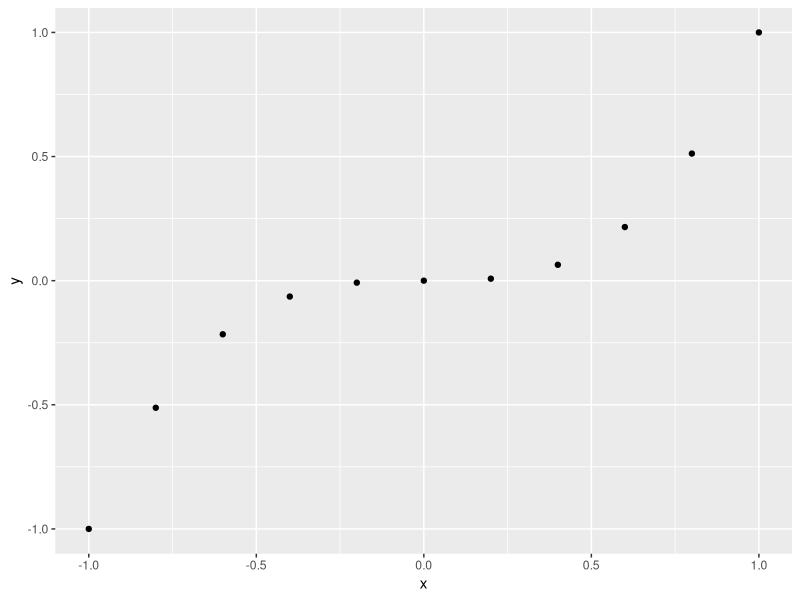
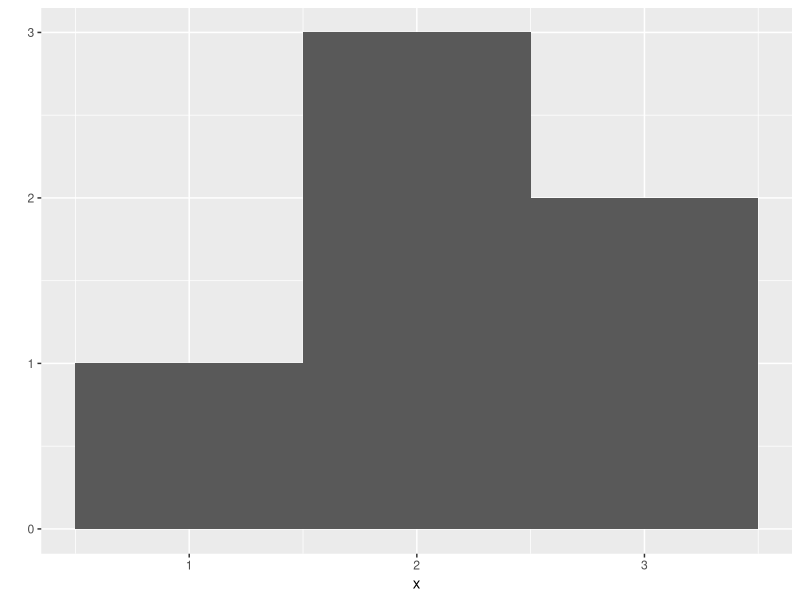
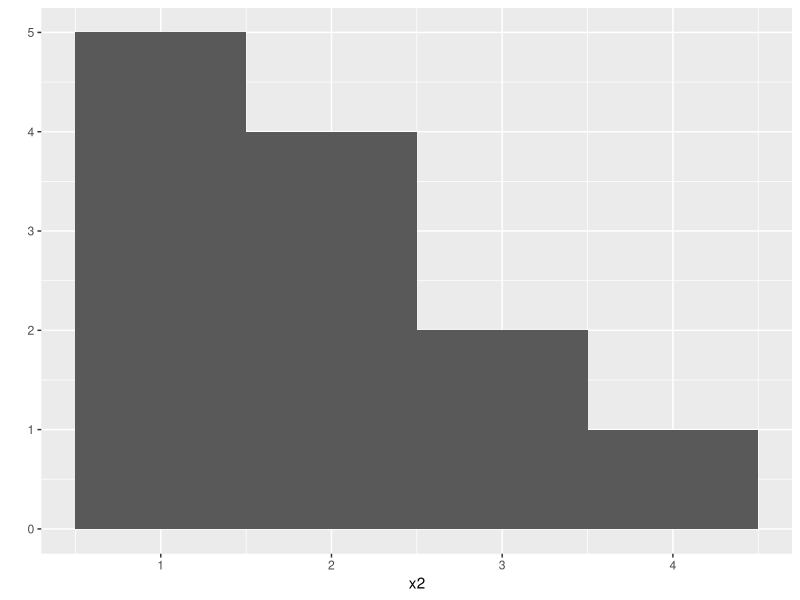
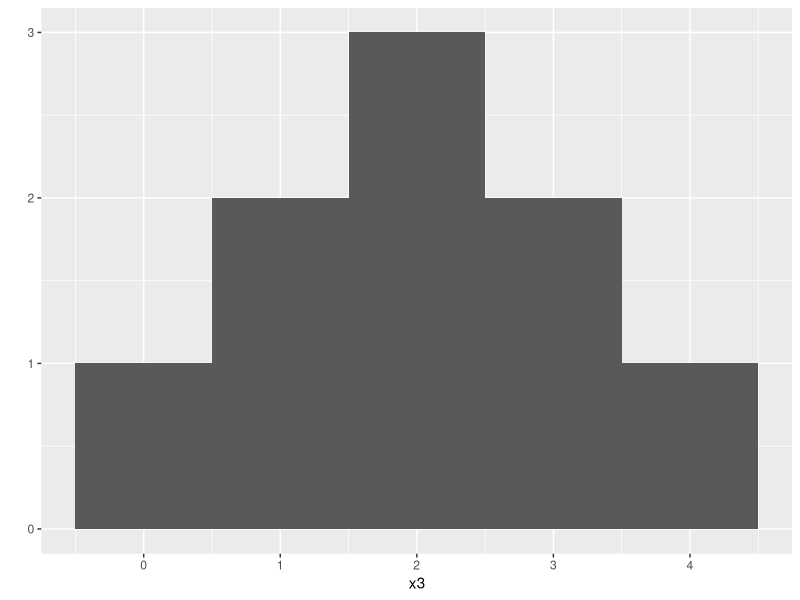
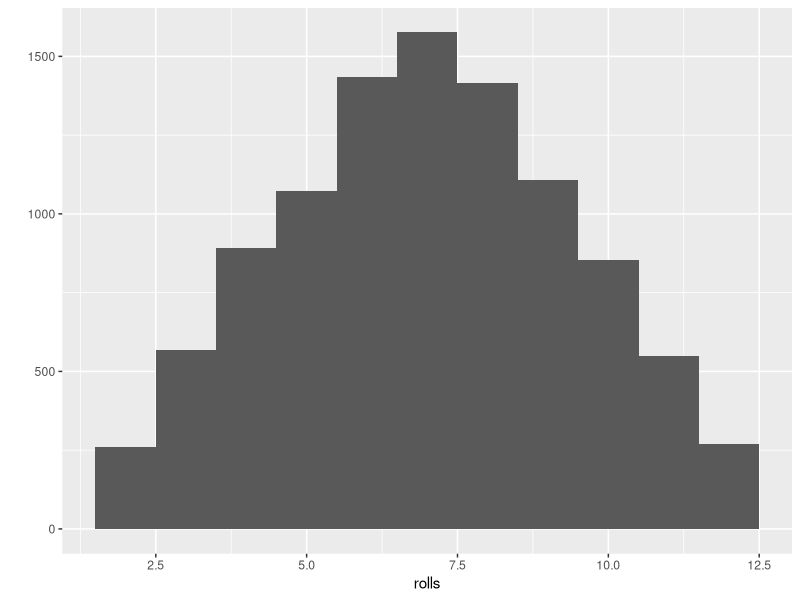
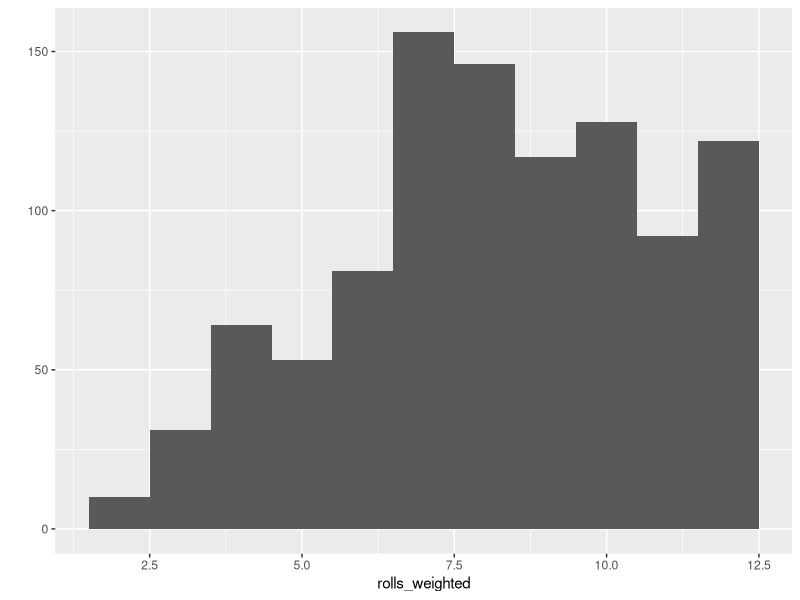

Write the R code that produced these figures, in order.
## ---- chunk 1
knitr::opts_chunk$set(echo = TRUE)
library(ggplot2)
## ---- chunk 2
num <- 6
num <- num + 2
num <- num * 3
num <- num - 6
num <- num / 3

number_circulator <- function(number) {
  ((((number + 2) * 3) - 6) / 3)
}
new_num <- 0

new_num <- number_circulator(num)

## ---- chunk 3
die <- 1:6

## ---- chunk 4
roll_pair <- function() {
  dice <- sample(x = die, size = 2, replace = TRUE)
  sum(dice)
}

roll_pair()


## ---- chunk 5
roll2_pair <- function(bones = 1:6) {
  dice <- sample(bones, size = 2, replace = TRUE)
  sum(dice)
}
roll2_pair()

## ---- chunk 6
x <- c(-1, -.8, -.6, -.4, -.2, 0, .2, .4, .6, .8, 1)
y <- x^3
qplot(x, y)

## ---- chunk 7
x <- c(1, 2, 2, 2, 3, 3)
qplot(x, binwidth = 1)

x2 <- c(1, 1, 1, 1, 1, 2, 2, 2, 2, 3, 3, 4)
qplot(x2, binwidth = 1)

x3 <- c(0, 1, 1, 2, 2, 2, 3, 3, 4)
qplot(x3, binwidth = 1)
## ---- chunk 8
replicate(10, roll_pair())
replicate(1000, roll_pair())
rolls <- replicate(10000, roll_pair())
qplot(rolls, binwidth = 1)

## ---- chunk 9
?sample
weight <- c(1/8, 1/8, 1/8, 1/8, 1/8, 3/8)

roll_weighted_pair <- function() {
  die <- 1:6
  dice <- sample(die, size = 2, replace = TRUE, prob = weight)
  sum(dice)
}
rolls_weighted <- replicate(1000, roll_weighted_pair())
qplot(rolls_weighted, binwidth = 1)
## ---- chunk 10
hand <- c("ace", "king", "queen", "jack", "ten")
typeof(hand)
attributes(hand)
names(die) <- c("one", "two", "three", "four", "five", "six")
attributes(die)
royal_cards <- c("ace", "king", "queen", "jack", "ten")
spades <- replicate(5, "spades")
royal_flush <- c(royal_cards, spades)
royal_flush <- matrix(royal_flush)
dim(royal_flush) <- c(5,2)
card_type <- factor(c("face", "number", "ace"))
card <- c("ace", "hearts", 1)
typeof(card)
